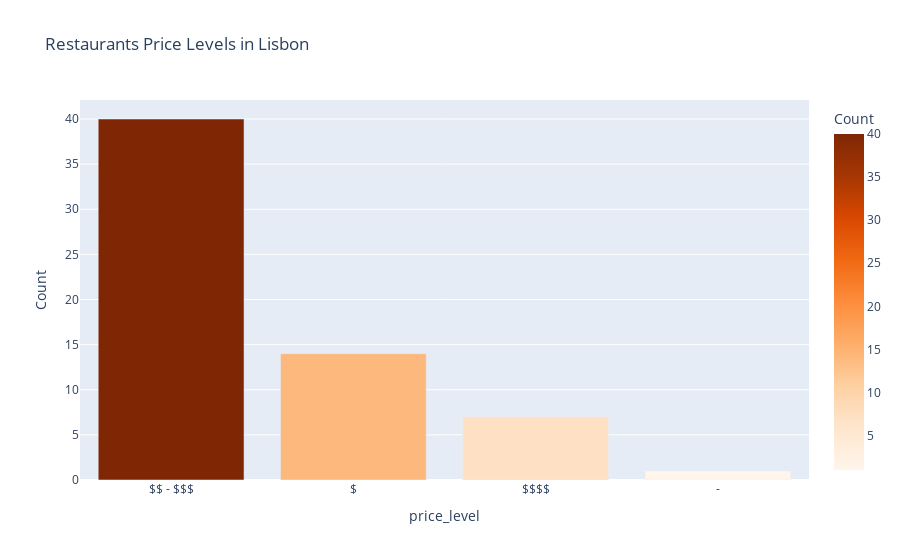

Here is the notebook cell this chart was saved with:
### Markdown cell above
## Restaurant Prices in Lisbon

### Code cell
from utils import lisbon_rest
df_r = lisbon_rest()

# Replace NaN price levels with "-"
df_r["price_level"] = df_r["price_level"].fillna("-")

# Count hotels by price level
price_counts = df_r["price_level"].value_counts().reset_index()
price_counts.columns = ["price_level", "Count"]

# Plot
fig = px.bar(price_counts,
             x="price_level",
             y="Count",
             color="Count",
             color_continuous_scale="Oranges",
             title="Restaurants Price Levels in Lisbon")

fig.update_traces(textposition="outside")
fig.update_layout(uniformtext_minsize=8, uniformtext_mode="hide")

fig.show()

### Figure 1 — Plotly figure (JSON) as saved in the notebook; plotly's stock layout.template omitted (floating-point values rounded to 4 significant figures)
{"data": [{"hovertemplate": "price_level=%{x}<br>Count=%{marker.color}<extra></extra>", "legendgroup": "", "marker": {"color": [40, 14, 7, 1], "coloraxis": "coloraxis", "pattern": {"shape": ""}}, "name": "", "orientation": "v", "showlegend": false, "textposition": "outside", "type": "bar", "x": ["$$ - $$$", "$", "$$$$", "-"], "xaxis": "x", "y": [40, 14, 7, 1], "yaxis": "y"}], "layout": {"barmode": "relative", "coloraxis": {"colorbar": {"title": {"text": "Count"}}, "colorscale": [[0, "rgb(255,245,235)"], [0.125, "rgb(254,230,206)"], [0.25, "rgb(253,208,162)"], [0.375, "rgb(253,174,107)"], [0.5, "rgb(253,141,60)"], [0.625, "rgb(241,105,19)"], [0.75, "rgb(217,72,1)"], [0.875, "rgb(166,54,3)"], [1, "rgb(127,39,4)"]]}, "legend": {"tracegroupgap": 0}, "title": {"text": "Restaurants Price Levels in Lisbon"}, "uniformtext": {"minsize": 8, "mode": "hide"}, "xaxis": {"anchor": "y", "domain": [0, 1], "title": {"text": "price_level"}}, "yaxis": {"anchor": "x", "domain": [0, 1], "title": {"text": "Count"}}}}
